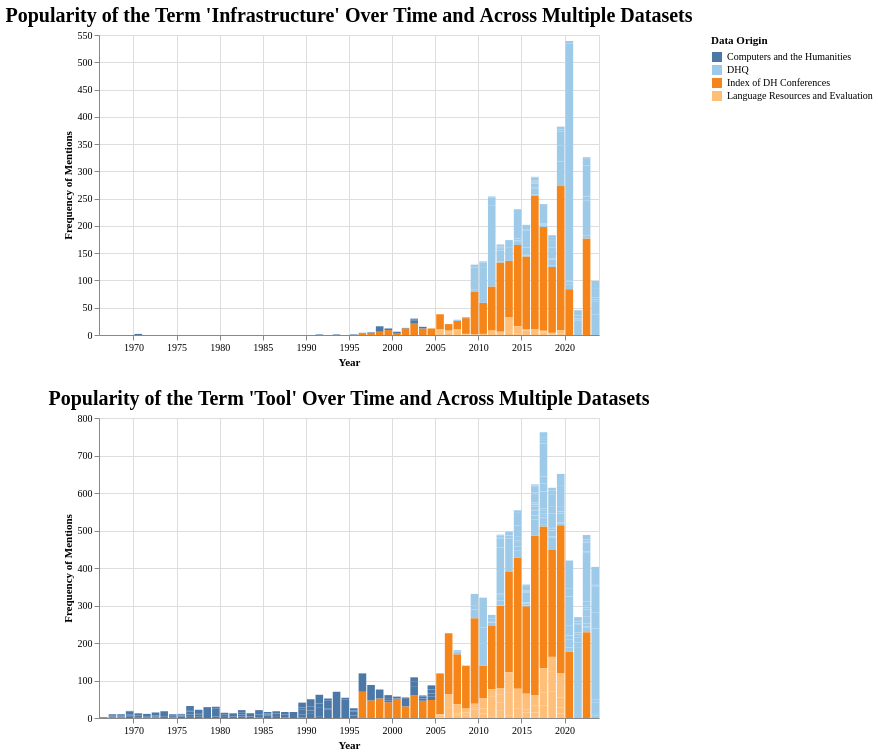

Express this chart as Vega-Lite.
### Vega-Lite specification from a JSON file in a GitHub repository (floating-point values rounded to 4 significant figures; data arrays with more than 128 entries replaced by an {"elided": "..."} marker saying what was removed)
{"config": {"view": {"continuousWidth": 300, "continuousHeight": 300}, "axis": {"labelFont": "Garamond", "titleFont": "Garamond"}, "legend": {"labelFont": "Garamond", "titleFont": "Garamond"}, "title": {"anchor": "middle", "font": "Garamond", "fontSize": 20}}, "vconcat": [{"data": {"name": "data-3f1975bdaad931304e0d3924aefda3aa"}, "mark": {"type": "bar"}, "encoding": {"color": {"field": "data_origin", "legend": {"labelLimit": 0, "symbolLimit": 0, "title": "Data Origin"}, "scale": {"scheme": "tableau20"}, "sort": {"field": "counts", "op": "sum", "order": "descending"}, "type": "nominal"}, "opacity": {"condition": {"param": "param_7", "value": 1}, "value": 0.2}, "tooltip": [{"field": "data_origin", "title": "Data Origin", "type": "nominal"}, {"field": "Raw Frequency of Mentions", "type": "quantitative"}, {"field": "date", "format": "%Y", "title": "Date", "type": "temporal"}, {"field": "Frequency of Mentions Scaled by Total Tokens", "format": ".2f", "title": "Frequency of Mentions Scaled by Total Tokens (Percentage)", "type": "quantitative"}, {"field": "total_tokens", "title": "Total Tokens", "type": "quantitative"}], "x": {"axis": {"title": "Year"}, "field": "date", "timeUnit": "year", "type": "temporal"}, "y": {"axis": {"title": "Frequency of Mentions"}, "field": "y", "type": "quantitative"}}, "name": "view_5", "title": "Popularity of the Term 'Infrastructure' Over Time and Across Multiple Datasets", "transform": [{"calculate": "datum[param_6]", "as": "y"}], "width": 500}, {"data": {"name": "data-7342a8c8bb693d40b273849279c26975"}, "mark": {"type": "bar"}, "encoding": {"color": {"field": "data_origin", "legend": {"labelLimit": 0, "symbolLimit": 0, "title": "Data Origin"}, "scale": {"scheme": "tableau20"}, "sort": {"field": "counts", "op": "sum", "order": "descending"}, "type": "nominal"}, "opacity": {"condition": {"param": "param_8", "value": 1}, "value": 0.2}, "tooltip": [{"field": "data_origin", "title": "Data Origin", "type": "nominal"}, {"field": "Raw Frequency of Mentions", "type": "quantitative"}, {"field": "date", "format": "%Y", "title": "Date", "type": "temporal"}, {"field": "Frequency of Mentions Scaled by Total Tokens", "format": ".2f", "title": "Frequency of Mentions Scaled by Total Tokens (Percentage)", "type": "quantitative"}, {"field": "total_tokens", "title": "Total Tokens", "type": "quantitative"}], "x": {"axis": {"title": "Year"}, "field": "date", "timeUnit": "year", "type": "temporal"}, "y": {"axis": {"title": "Frequency of Mentions"}, "field": "y", "type": "quantitative"}}, "name": "view_6", "title": "Popularity of the Term 'Tool' Over Time and Across Multiple Datasets", "transform": [{"calculate": "datum[param_6]", "as": "y"}], "width": 500}], "params": [{"name": "param_6", "bind": {"input": "select", "options": ["Raw Frequency of Mentions", "Frequency of Mentions Scaled by Total Tokens"], "name": "Select Counting Method on Y Axis"}, "value": "Raw Frequency of Mentions"}, {"name": "param_7", "select": {"type": "point", "fields": ["data_origin"]}, "bind": "legend", "views": ["view_5"]}, {"name": "param_8", "select": {"type": "point", "fields": ["data_origin"]}, "bind": "legend", "views": ["view_6"]}], "$schema": "https://vega.github.io/schema/vega-lite/v5.15.1.json", "datasets": {"data-3f1975bdaad931304e0d3924aefda3aa": {"elided": "416 records"}, "data-7342a8c8bb693d40b273849279c26975": {"elided": "416 records"}}}
